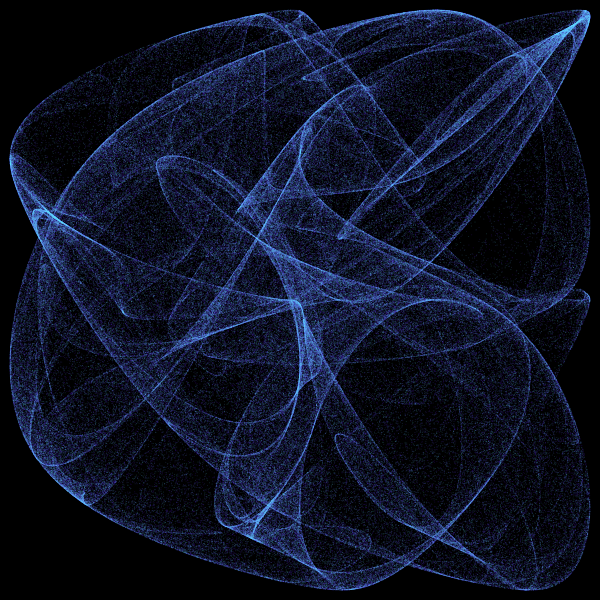
Frame 1 (no input)
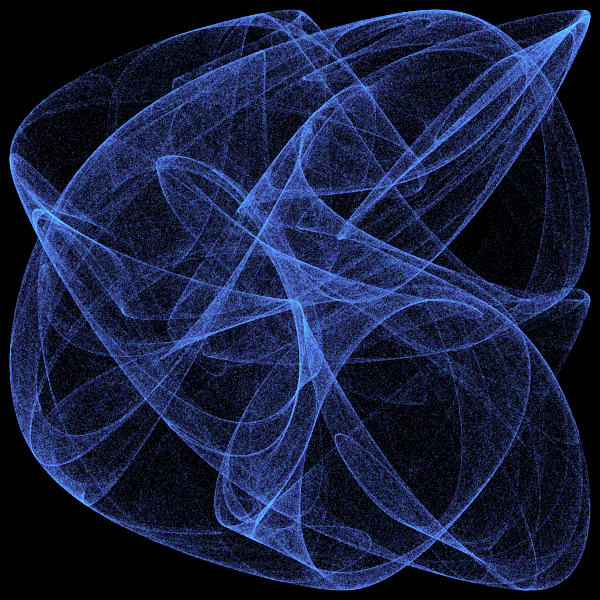
Frame 2 (the mouse pressed at the canvas centre, redrawn once)

The p5.js sketch that drew these frames (run headless with seeded random() and noise() and a simulated clock; the mouse was pressed at the canvas centre and the sketch redrawn once):

// p5.js sketch
// ── sketch.js
let x = 0
let y = 0
let t = 0
let a = 3.1
let b =  2.3
let c = - 1.3
let d =  4
const skala = 145

function setup() {
  createCanvas(600, 600)
  background(0)
}

function draw() {
	translate(width/2, height/2)
  
  for (let i = 0; i < 500000; i++) {
    
    let xn = sin(a * y) - cos(b * x)
    let yn = sin(c * x) - cos(d * y)
    
    stroke(105, map(i, 0, 500000-1, 0, 255), 255, 50)

    strokeWeight(1)
    point(x * skala, y * skala)
    
    x = xn
    y = yn
    
  	}
  
  noLoop()
  
  }
